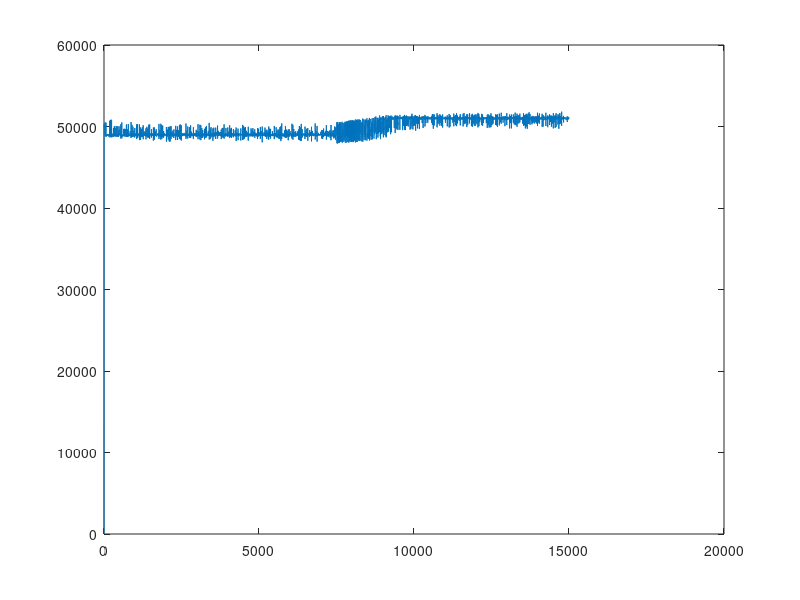

MATLAB code to generate this figure:
clear all

fs   = 180000;   % Sample at 180kHz
%fs   = 48000;   % Sample at 180kHz
fc1  = 49000;    % Carrier at 50kHz (with some error)
fc2  = 51000;    % Carrier at 50kHz (with some error)
fsym = 6000;     % Symbol rate = 6000 symbols/sec
fLPF = 15000;    % 12kHz signal bandwidth
T    = fs/fsym;  % Samples per symbol
N    = 500;      % Number of symbols to simulate
An   = 0.1;

fc   = [fc1*ones(T*N/2, 1); fc2*ones(T*N/2, 1)];
t    = [0:T*N-1]';
time = t ./ fs;
bi   = sign(rand(N,1) - 0.5);
bq   = sign(rand(N,1) - 0.5);
bio  = reshape((bi(1:N)*ones(1,T))', N*T, 1);
bqo  = reshape((bq(1:N)*ones(1,T))', N*T, 1);
y    = bio .* cos(2.*pi.*(fc./fs) .* t) + ...
       bqo .* sin(2.*pi.*(fc./fs) .* t) + ...
       An * randn(T*N, 1);

[B,A]   = butter(2, fLPF/(fs/2));
[B2,A2] = butter(2, 30/(fs/2));

Ts    = 1/fs;
Ts = 1/20000000;
%
% Loop filter
%
Kv  = 50000;
z   = 0.5;
wn  = 3000*2*pi;
t1  = Kv/wn^2;
t2  = 2*z/wn - 1/Kv;
Ba(1) = (Ts+2*t2)/(Ts+2*t1);
Ba(2) = (Ts-2*t2)/(Ts+2*t1);
Aa(1) = 1.0;
Aa(2) = (Ts-2*t1)/(Ts+2*t1);

ri    = zeros(T*N,1);
rq    = zeros(T*N,1);
Ri    = zeros(T*N,1);
Rq    = zeros(T*N,1);
Fo    = zeros(T*N,1);
mult  = zeros(T*N,1);
vctrl = zeros(T*N,1);
theta = zeros(T*N,1);

pha = 2*pi*fc(2)/fs;
theta(2)=pha;
for i=3:T*N
   ri(i) = y(i) * cos(pha);
   rq(i) = y(i) * sin(pha);
   theta(i) = pha;

   % LPF I & Q arms
   Ri(i) = B(1)*ri(i) + B(2)*ri(i-1) + B(3)*ri(i-2) ...
                      - A(2)*Ri(i-1) - A(3)*Ri(i-2);
   Rq(i) = B(1)*rq(i) + B(2)*rq(i-1) + B(3)*rq(i-2) ...
                      - A(2)*Rq(i-1) - A(3)*Rq(i-2);

   % VCO
   mult(i) = sign(Rq(i)) * Ri(i) - sign(Ri(i)) * Rq(i);
   vctrl(i) = Ba(1)*mult(i) + Ba(2)*mult(i-1) - Aa(2)*vctrl(i-1);
   fo = 2*pi*50000 + Kv*vctrl(i);
   pha = rem(pha + fo/fs, 2*pi);
   Fo(i) = fo/2/pi;
end

%
% Demodulate data
%
ci = conv(Ri, ones(T, 1));
cq = conv(Rq, ones(T, 1));
di = sign(ci(T:T:length(ci)));
dq = sign(cq(T:T:length(cq)));

i=sqrt(-1);
a = diff(angle(bi+i*bq));
b = diff(angle(di+i*dq));
l = length(a);
bita = [];
bitb = [];

for j=1:l
   if b(j) == 0
      bitb = [bitb; 0; 0];
   elseif (b(j) == pi/2) | (b(j) == -3*pi/2)
      bitb = [bitb; 0; 1];
   elseif (b(j) == pi) | (b(j) == -pi)
      bitb = [bitb; 1; 1];
   elseif (b(j) == 3*pi/2) | (b(j) == -pi/2)
      bitb = [bitb; 1; 0];
   end
   if a(j) == 0
      bita = [bita; 0; 0];
   elseif (a(j) == pi/2) | (a(j) == -3*pi/2)
      bita = [bita; 0; 1];
   elseif (a(j) == pi) | (a(j) == -pi)
      bita = [bita; 1; 1];
   elseif (a(j) == 3*pi/2) | (a(j) == -pi/2)
      bita = [bita; 1; 0];
   end
end

%
% Demodulate with perfect information
%
xi = y .* cos(2.*pi.*(fc./fs) .* t);
xq = y .* sin(2.*pi.*(fc./fs) .* t);
Xi = filter(B, A, xi);
Xq = filter(B, A, xq);
Ci = conv(Xi, ones(T, 1));
Cq = conv(Xq, ones(T, 1));
Di = sign(Ci(T:T:length(Ci)));
Dq = sign(Cq(T:T:length(Cq)));

plot(Fo)